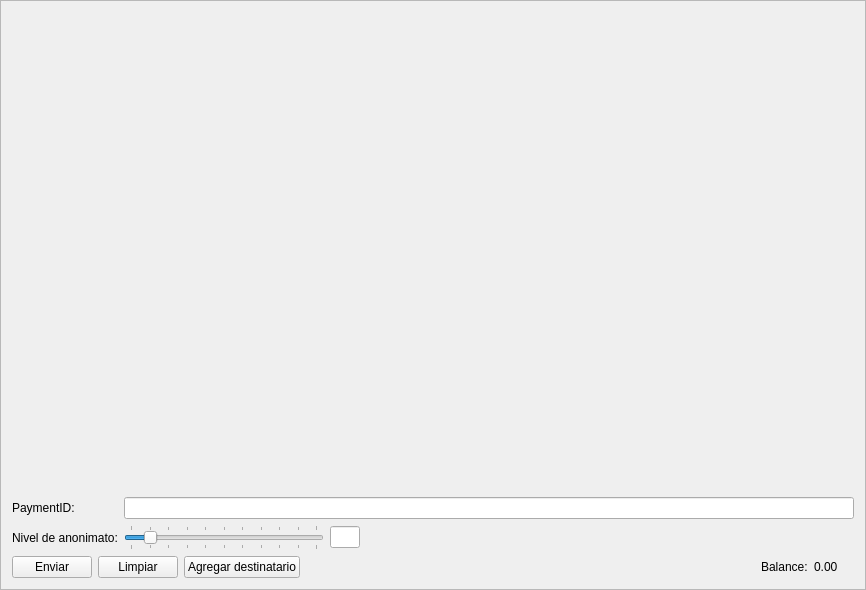
<?xml version="1.0" encoding="UTF-8"?>
<ui version="4.0">
 <class>SendFrame</class>
 <widget class="QFrame" name="SendFrame">
  <property name="geometry">
   <rect>
    <x>0</x>
    <y>0</y>
    <width>866</width>
    <height>590</height>
   </rect>
  </property>
  <property name="windowTitle">
   <string>Frame</string>
  </property>
  <property name="frameShape">
   <enum>QFrame::StyledPanel</enum>
  </property>
  <property name="frameShadow">
   <enum>QFrame::Raised</enum>
  </property>
  <layout class="QVBoxLayout" name="m_send_frame_main_layout">
   <item>
    <widget class="QScrollArea" name="m_transfersScrollarea">
     <property name="frameShape">
      <enum>QFrame::NoFrame</enum>
     </property>
     <property name="widgetResizable">
      <bool>true</bool>
     </property>
     <widget class="QWidget" name="scrollAreaWidgetContents">
      <property name="geometry">
       <rect>
        <x>0</x>
        <y>0</y>
        <width>852</width>
        <height>492</height>
       </rect>
      </property>
      <layout class="QVBoxLayout" name="m_send_frame_layout">
       <property name="leftMargin">
        <number>0</number>
       </property>
       <property name="topMargin">
        <number>0</number>
       </property>
       <property name="rightMargin">
        <number>0</number>
       </property>
       <property name="bottomMargin">
        <number>0</number>
       </property>
       <item>
        <spacer name="verticalSpacer">
         <property name="orientation">
          <enum>Qt::Vertical</enum>
         </property>
         <property name="sizeHint" stdset="0">
          <size>
           <width>20</width>
           <height>445</height>
          </size>
         </property>
        </spacer>
       </item>
      </layout>
     </widget>
    </widget>
   </item>
   <item>
    <layout class="QGridLayout" name="gridLayout">
     <property name="topMargin">
      <number>5</number>
     </property>
     <item row="1" column="2">
      <widget class="QLineEdit" name="m_mixinEdit">
       <property name="maximumSize">
        <size>
         <width>30</width>
         <height>16777215</height>
        </size>
       </property>
       <property name="text">
        <string notr="true"/>
       </property>
       <property name="maxLength">
        <number>5</number>
       </property>
       <property name="alignment">
        <set>Qt::AlignCenter</set>
       </property>
       <property name="readOnly">
        <bool>true</bool>
       </property>
      </widget>
     </item>
     <item row="0" column="1" colspan="3">
      <widget class="QLineEdit" name="m_paymentIdEdit"/>
     </item>
     <item row="1" column="0">
      <widget class="QLabel" name="label_2">
       <property name="text">
        <string>Nivel de anonimato:</string>
       </property>
      </widget>
     </item>
     <item row="1" column="3">
      <spacer name="horizontalSpacer">
       <property name="orientation">
        <enum>Qt::Horizontal</enum>
       </property>
       <property name="sizeType">
        <enum>QSizePolicy::Expanding</enum>
       </property>
       <property name="sizeHint" stdset="0">
        <size>
         <width>298</width>
         <height>20</height>
        </size>
       </property>
      </spacer>
     </item>
     <item row="0" column="0">
      <widget class="QLabel" name="label_6">
       <property name="text">
        <string>PaymentID:</string>
       </property>
      </widget>
     </item>
     <item row="1" column="1">
      <widget class="QSlider" name="m_mixinSlider">
       <property name="maximumSize">
        <size>
         <width>200</width>
         <height>16777215</height>
        </size>
       </property>
       <property name="maximum">
        <number>10</number>
       </property>
       <property name="pageStep">
        <number>1</number>
       </property>
       <property name="value">
        <number>1</number>
       </property>
       <property name="tracking">
        <bool>false</bool>
       </property>
       <property name="orientation">
        <enum>Qt::Horizontal</enum>
       </property>
       <property name="tickPosition">
        <enum>QSlider::TicksBothSides</enum>
       </property>
       <property name="tickInterval">
        <number>1</number>
       </property>
      </widget>
     </item>
    </layout>
   </item>
   <item>
    <layout class="QHBoxLayout" name="horizontalLayout">
     <item>
      <widget class="QPushButton" name="m_sendButton">
       <property name="text">
        <string>Enviar</string>
       </property>
       <property name="icon">
        <iconset resource="../../resources.qrc">
         <normaloff>:/icons/send</normaloff>:/icons/send</iconset>
       </property>
      </widget>
     </item>
     <item>
      <widget class="QPushButton" name="m_clearAllButton">
       <property name="text">
        <string>Limpiar</string>
       </property>
       <property name="icon">
        <iconset resource="../../resources.qrc">
         <normaloff>:/icons/remove</normaloff>:/icons/remove</iconset>
       </property>
      </widget>
     </item>
     <item>
      <widget class="QPushButton" name="m_addRecipientButton">
       <property name="text">
        <string>Agregar destinatario</string>
       </property>
       <property name="icon">
        <iconset resource="../../resources.qrc">
         <normaloff>:/icons/add</normaloff>:/icons/add</iconset>
       </property>
      </widget>
     </item>
     <item>
      <spacer name="horizontalSpacer_2">
       <property name="orientation">
        <enum>Qt::Horizontal</enum>
       </property>
       <property name="sizeHint" stdset="0">
        <size>
         <width>40</width>
         <height>20</height>
        </size>
       </property>
      </spacer>
     </item>
     <item>
      <widget class="QLabel" name="label_4">
       <property name="text">
        <string>Balance:</string>
       </property>
      </widget>
     </item>
     <item>
      <widget class="QLabel" name="m_balanceLabel">
       <property name="text">
        <string notr="true">0.00 </string>
       </property>
      </widget>
     </item>
     <item>
      <widget class="QLabel" name="m_tickerLabel">
       <property name="text">
        <string notr="true"/>
       </property>
      </widget>
     </item>
    </layout>
   </item>
  </layout>
 </widget>
 <tabstops>
  <tabstop>m_paymentIdEdit</tabstop>
  <tabstop>m_mixinSlider</tabstop>
  <tabstop>m_sendButton</tabstop>
  <tabstop>m_clearAllButton</tabstop>
  <tabstop>m_addRecipientButton</tabstop>
  <tabstop>m_transfersScrollarea</tabstop>
  <tabstop>m_mixinEdit</tabstop>
 </tabstops>
 <resources>
  <include location="../../resources.qrc"/>
 </resources>
 <connections>
  <connection>
   <sender>m_addRecipientButton</sender>
   <signal>clicked()</signal>
   <receiver>SendFrame</receiver>
   <slot>addRecipientClicked()</slot>
   <hints>
    <hint type="sourcelabel">
     <x>282</x>
     <y>561</y>
    </hint>
    <hint type="destinationlabel">
     <x>432</x>
     <y>294</y>
    </hint>
   </hints>
  </connection>
  <connection>
   <sender>m_clearAllButton</sender>
   <signal>clicked()</signal>
   <receiver>SendFrame</receiver>
   <slot>clearAllClicked()</slot>
   <hints>
    <hint type="sourcelabel">
     <x>154</x>
     <y>561</y>
    </hint>
    <hint type="destinationlabel">
     <x>432</x>
     <y>294</y>
    </hint>
   </hints>
  </connection>
  <connection>
   <sender>m_sendButton</sender>
   <signal>clicked()</signal>
   <receiver>SendFrame</receiver>
   <slot>sendClicked()</slot>
   <hints>
    <hint type="sourcelabel">
     <x>53</x>
     <y>561</y>
    </hint>
    <hint type="destinationlabel">
     <x>432</x>
     <y>294</y>
    </hint>
   </hints>
  </connection>
  <connection>
   <sender>m_mixinSlider</sender>
   <signal>valueChanged(int)</signal>
   <receiver>SendFrame</receiver>
   <slot>mixinValueChanged(int)</slot>
   <hints>
    <hint type="sourcelabel">
     <x>221</x>
     <y>520</y>
    </hint>
    <hint type="destinationlabel">
     <x>432</x>
     <y>294</y>
    </hint>
   </hints>
  </connection>
 </connections>
 <slots>
  <slot>sendClicked()</slot>
  <slot>clearAllClicked()</slot>
  <slot>addRecipientClicked()</slot>
  <slot>mixinValueChanged(int)</slot>
 </slots>
</ui>
